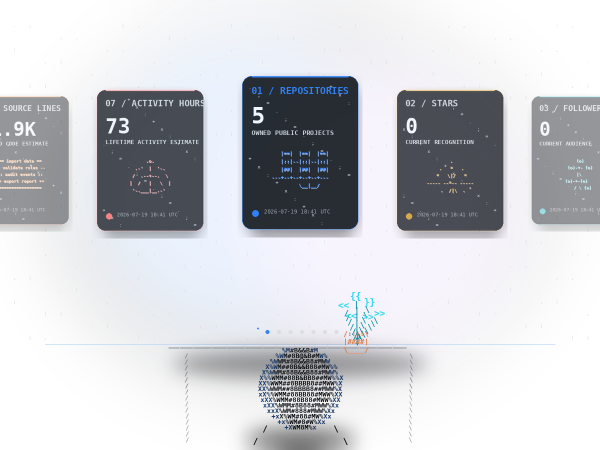
#> input picture assets/ascii-stats-gallery-color-dark-transparent-static.png, 1200 x 900 px (shown at 1/2 size)
$ python -i validate_ascii_stats_room.py   (imports and definitions only)
#> lines starting #> are read from the running program, lines starting #| are printed output that depends on the picture
#> further down, picture is the input picture: PIL image 1200x900 RGBA; mean R, G, B, A 35.6, 40.1, 72.4, 60.1
#!/usr/bin/env python3
"""Validate the generated cinematic Emerald Observatory statistics assets."""

from __future__ import annotations

import re
from pathlib import Path

from PIL import Image, ImageChops, ImageStat

ROOT = Path(__file__).resolve().parents[1]
ASSETS = ROOT / "assets"
README = ROOT / "README.md"
GIF_NAMES = ("ascii-stats-gallery-color-transparent.gif",)
PNG_NAMES = ("ascii-stats-gallery-color-transparent-static.png",)
EXPECTED_SIZE = (1200, 675)
MAX_GIF_BYTES = 12 * 1024 * 1024
MAX_PNG_BYTES = 2 * 1024 * 1024


def fail(message: str) -> None:
    raise SystemExit(f"FAIL: {message}")


def visual_metrics(image: Image.Image) -> tuple[bool, float, int]:
    rgba = image.convert("RGBA")
    alpha = rgba.getchannel("A")
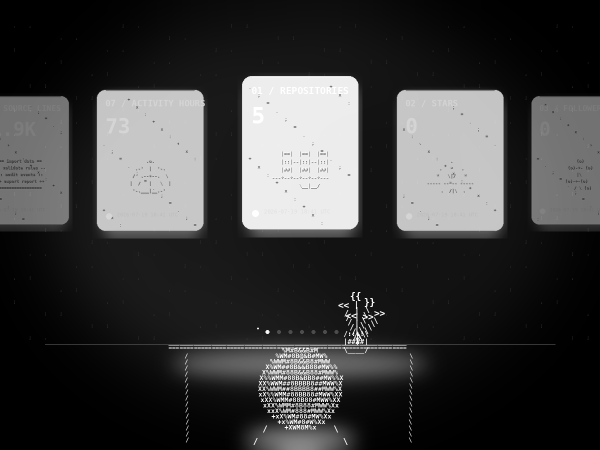
#> alpha: PIL image 1200x900 L (shown at 1/2 size); min 0, max 255, mean 60.1
    corners = ((0, 0), (rgba.width - 1, 0), (0, rgba.height - 1), (rgba.width - 1, rgba.height - 1))
    opaque_corners = all(alpha.getpixel(point) == 255 for point in corners)
#> opaque_corners = False
    histogram = alpha.histogram()
#> histogram = 256 values, max 117638 at index 0, min 45 at index 216, mean 4218.8
    opaque_ratio = sum(histogram[250:]) / (rgba.width * rgba.height)
#> opaque_ratio = 0.00665
    colorful = 0
    sample = rgba.resize((300, 225), Image.Resampling.NEAREST)
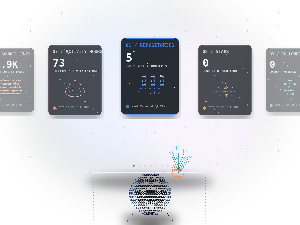
#> sample: PIL image 300x225 RGBA; mean R, G, B, A 35.5, 40, 72.3, 60.3; transparent parts drawn white
    pixels = sample.get_flattened_data() if hasattr(sample, "get_flattened_data") else sample.getdata()
    for red, green, blue, opacity in pixels:
        if opacity > 0 and max(red, green, blue) - min(red, green, blue) >= 55:
            colorful += 1
#> this loop made 67500 passes
#> (red, green, blue, opacity) on passes 1 to 3: (0, 0, 0, 0), (0, 0, 0, 0), (0, 0, 0, 0)
#> after the loop, colorful = 20049
    return opaque_corners, opaque_ratio, colorful


# [80 lines left out: functions validate_gif, validate_png, main, not called in this run]


# [2 lines not run here, left out]

>>> from PIL import Image
>>> picture = Image.open('../assets/ascii-stats-gallery-color-dark-transparent-static.png')
>>> result = visual_metrics(picture)
#> result = (False, 0.00665, 20049)
